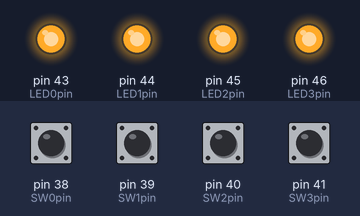
The sketch below on a simulated Arduino Mega 2560, built with avr-gcc and run on an emulated ATmega2560. On the bench: output pins drawn as LEDs (lit = HIGH). The inputs (shaded band) are chosen by the test bench; at power-on: pin 38 (SW0pin), pin 39 (SW1pin), pin 40 (SW2pin), pin 41 (SW3pin) HIGH.

Above: at 1.2 s.
1.3 s: pin 38 (SW0pin) pulled LOW for 0.15 s
At 2.3 s:
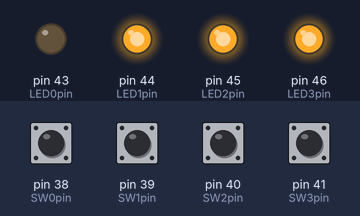
2.9 s: pin 39 (SW1pin) pulled LOW for 0.15 s
At 3.5 s:
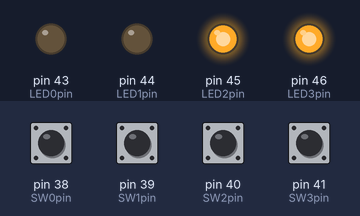
4.5 s: pin 40 (SW2pin) pulled LOW for 0.15 s
At 5.7 s:
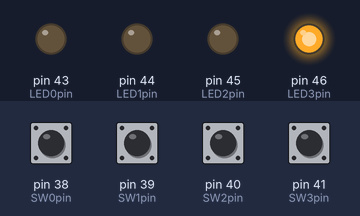
6.1 s: pin 41 (SW3pin) pulled LOW for 0.15 s
At 7.2 s:
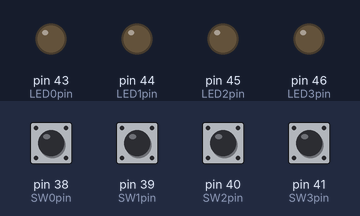
7.7 s: pin 38 (SW0pin) pulled LOW for 1 s
At 8.4 s:
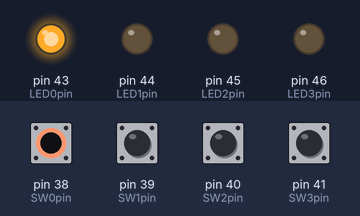
10.2 s: pin 39 (SW1pin) pulled LOW for 1 s
At 11.5 s:
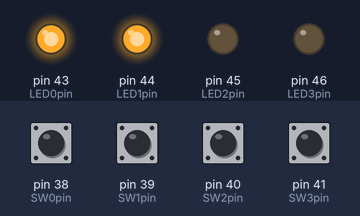
Timing chart, 0 to 13.2 s (numbered marks = the images above; inputs shaded):
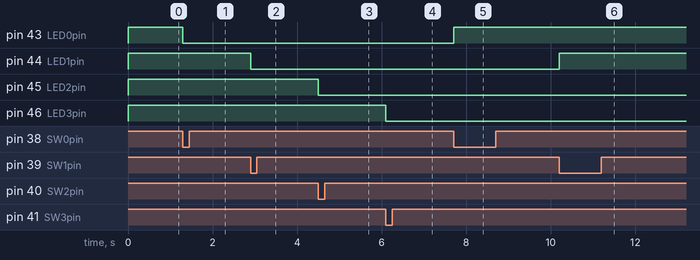

The sketch:

sketch_may14a.ino
```cpp
int LED1pin = 44;
int LED0pin = 43;
int LED3pin = 46;
int LED2pin = 45;

int SW1pin = 39;
int SW0pin = 38;
int SW3pin = 41;
int SW2pin = 40;

bool LED0state = true;
bool LED1state = true;
bool LED2state = true;
bool LED3state = true;

bool lastSW0 = HIGH;
bool lastSW1 = HIGH;
bool lastSW2 = HIGH;
bool lastSW3 = HIGH;

void setup() {

  /*
digitalWrite(LED1pin,HIGH);
delay(1000);
digitalWrite(LED1pin, LOW);

digitalWrite(LED2pin,HIGH);
delay(1000);
digitalWrite(LED2pin, LOW);

digitalWrite(LED3pin,HIGH);
delay(1000);
digitalWrite(LED3pin, LOW);

digitalWrite(LED0pin,HIGH);
delay(1000);
digitalWrite(LED0pin, LOW);
*/
  pinMode(LED0pin, OUTPUT);
  pinMode(LED1pin, OUTPUT);
  pinMode(LED2pin, OUTPUT);
  pinMode(LED3pin, OUTPUT);

  pinMode(SW0pin, INPUT_PULLUP);
  pinMode(SW1pin, INPUT_PULLUP);
  pinMode(SW2pin, INPUT_PULLUP);
  pinMode(SW3pin, INPUT_PULLUP);

  digitalWrite(LED0pin, HIGH);
  digitalWrite(LED1pin, HIGH);
  digitalWrite(LED2pin, HIGH);
  digitalWrite(LED3pin, HIGH);
}

void loop() {
  bool currentSW0 = digitalRead(SW0pin);
  bool currentSW1 = digitalRead(SW1pin);
  bool currentSW2 = digitalRead(SW2pin);
  bool currentSW3 = digitalRead(SW3pin);

  if (lastSW0 == HIGH && currentSW0 == LOW) {
    LED0state = !LED0state;
    digitalWrite(LED0pin, LED0state);
    delay(200);
  }

  if (lastSW1 == HIGH && currentSW1 == LOW) {
    LED1state = !LED1state;
    digitalWrite(LED1pin, LED1state);
    delay(200);
  }

  if (lastSW2 == HIGH && currentSW2 == LOW) {
    LED2state = !LED2state;
    digitalWrite(LED2pin, LED2state);
    delay(200);
  }

  if (lastSW3 == HIGH && currentSW3 == LOW) {
    LED3state = !LED3state;
    digitalWrite(LED3pin, LED3state);
    delay(200);
  }

  lastSW0 = currentSW0;
  lastSW1 = currentSW1;
  lastSW2 = currentSW2;
  lastSW3 = currentSW3;
}
```

Measured:
- after the input at 1.3 s, pin 43 (LED0pin): HIGH → LOW at once
- after the input at 2.9 s, pin 44 (LED1pin): HIGH → LOW at once
- after the input at 4.5 s, pin 45 (LED2pin): HIGH → LOW at once
- after the input at 6.1 s, pin 46 (LED3pin): HIGH → LOW at once
- after the input at 7.7 s, pin 43 (LED0pin): LOW → HIGH at once
- after the input at 10.2 s, pin 44 (LED1pin): LOW → HIGH at once
